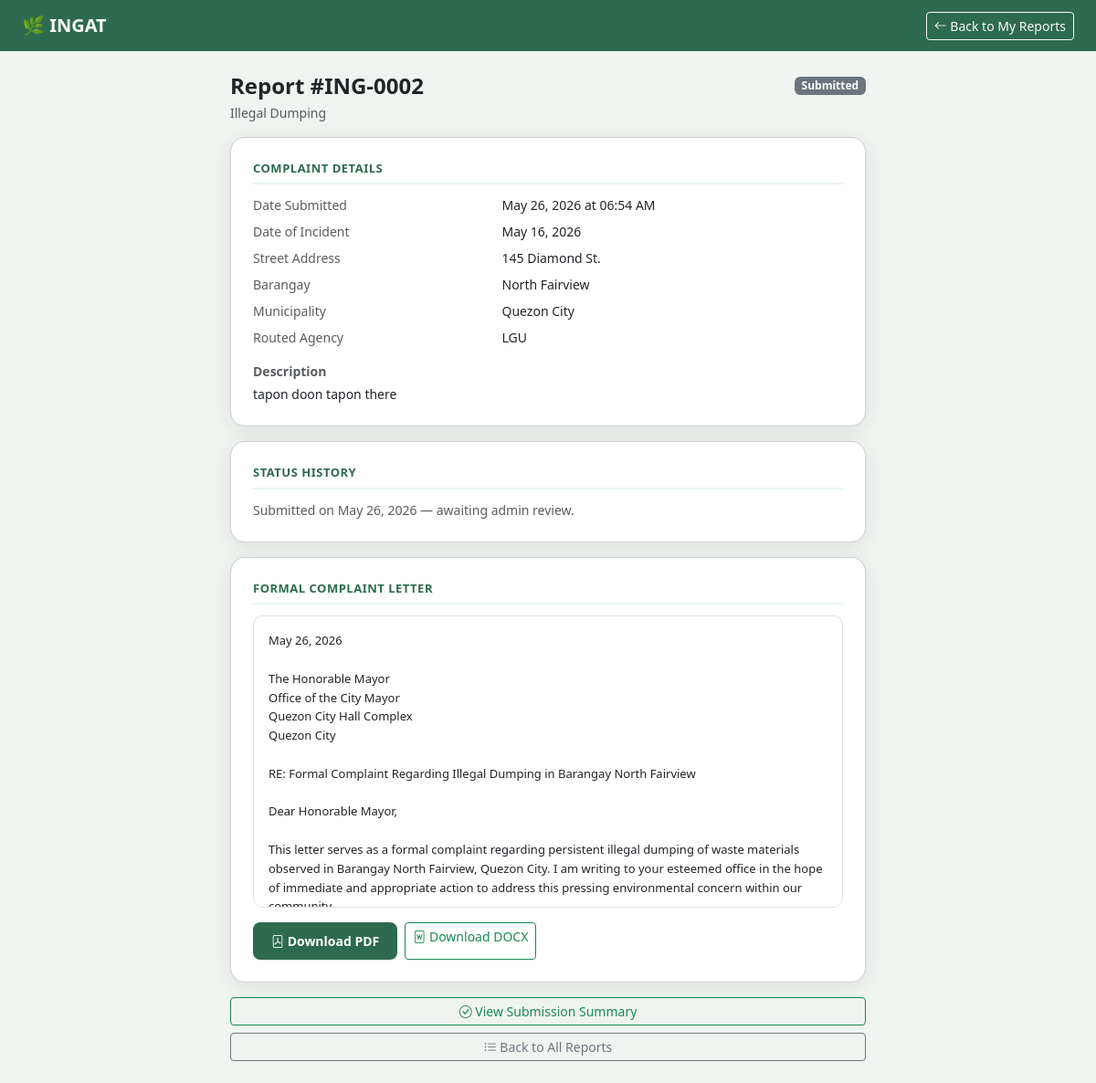
The app's page /user/my-reports/2 (signed in) with its own data.
### models.py (models this page shows)
class Complaint(db.Model):
    __tablename__ = 'complaints'
    id = db.Column(db.Integer, primary_key=True)
    user_id = db.Column(db.Integer, db.ForeignKey('users.id'), nullable=False)
    agency_id = db.Column(db.Integer, db.ForeignKey('agencies.id'), nullable=True)
    violation_type = db.Column(db.String(100), nullable=False)
    street_address = db.Column(db.String(255), nullable=False)
    barangay = db.Column(db.String(100), nullable=False)
    municipality = db.Column(db.String(100), nullable=False)
    date_incident = db.Column(db.Date, nullable=False)
    description = db.Column(db.Text, nullable=False)
    photo_path = db.Column(db.String(255), nullable=True)
    generated_letter = db.Column(db.Text, nullable=True)
    letter_generated = db.Column(db.Boolean, default=False)
    status = db.Column(db.String(50), default='Submitted')
    created_at = db.Column(db.DateTime, default=datetime.utcnow)
    status_history = db.relationship('StatusHistory', backref='complaint', lazy=True)

class Agency(db.Model):
    __tablename__ = 'agencies'
    id = db.Column(db.Integer, primary_key=True)
    agency_name = db.Column(db.String(100), nullable=False)
    contact_email = db.Column(db.String(120), nullable=False)
    contact_number = db.Column(db.String(11), nullable=False)
    violation_types = db.Column(db.String(255), nullable=False)
    status = db.Column(db.String(20), default='active')
    created_at = db.Column(db.DateTime, default=datetime.utcnow)
    complaints = db.relationship('Complaint', backref='agency', lazy=True)

### routes/user_routes.py (the view)
@user_bp.route('/my-reports/<int:complaint_id>')
@member_required
def report_detail(complaint_id):
    from models import Complaint
    complaint = Complaint.query.get_or_404(complaint_id)
    if complaint.user_id != current_user.id:
        abort(403)
    status_history = sorted(
        complaint.status_history,
        key=lambda entry: entry.updated_at,
        reverse=True,
    )
    return render_template(
        'user/report_detail.html',
        complaint=complaint,
        status_history=status_history,
        photo_url=_complaint_photo_url(complaint),
    )

### routes/auth.py (called while the page is built)
def member_required(fn):
    @login_required
    @wraps(fn)
    def wrapper(*args, **kwargs):
        from models import AdminUser, User
        if isinstance(current_user, AdminUser):
            return redirect(url_for('admin.dashboard'))
        if not isinstance(current_user, User):
            flash('Please log in to continue.', 'danger')
            return redirect(url_for('user.user_login'))
        return fn(*args, **kwargs)
    return wrapper

### routes/user_routes.py (called while the page is built)
def _complaint_photo_url(complaint):
    if not complaint.photo_path:
        return None
    path = complaint.photo_path.replace('\\', '/')
    if path.startswith('static/'):
        path = path[len('static/'):]
    return url_for('static', filename=path)

### templates/user/report_detail.html (shortened to what this page needs)
<!DOCTYPE html>
<html lang="en">
<head>
    <link href="https://cdn.jsdelivr.net/npm/bootstrap@5.3.0/dist/css/bootstrap.min.css" rel="stylesheet">
    <link href="https://cdn.jsdelivr.net/npm/bootstrap-icons@1.10.5/font/bootstrap-icons.css" rel="stylesheet">
</head>
<body>
<nav class="navbar navbar-dark navbar-ingat px-4 py-2">
    <span class="navbar-brand fw-bold">🌿 INGAT</span>
    <a href="{{ url_for('user.my_reports') }}" class="btn btn-outline-light btn-sm">
        <i class="bi bi-arrow-left"></i> Back to My Reports
    </a>
</nav>
<div class="container py-4" style="max-width: 720px;">
    <div class="d-flex justify-content-between align-items-start mb-3">
        <div>
            <h4 class="fw-bold mb-1">Report #ING-{{ '%04d' % complaint.id }}</h4>
            <p class="text-muted small mb-0">{{ complaint.violation_type }}</p>
        </div>
        <div>
            {% if complaint.status == 'Submitted' %}
                <span class="badge badge-submitted">{{ complaint.status }}</span>
            {% elif complaint.status == 'Under Review' %}
                <span class="badge badge-review">{{ complaint.status }}</span>
            {% elif complaint.status == 'Forwarded to Agency' %}
                <span class="badge badge-forwarded">Forwarded to Agency</span>
            {% elif complaint.status == 'Resolved' %}
                <span class="badge badge-resolved">{{ complaint.status }}</span>
            {% else %}
                <span class="badge bg-secondary">{{ complaint.status }}</span>
            {% endif %}
        </div>
    </div>
    <div class="card p-4 mb-3">
        <div class="section-title">Complaint Details</div>
        <div class="row small g-2">
            <div class="col-5 text-muted">Date Submitted</div>
            <div class="col-7">{{ complaint.created_at.strftime('%B %d, %Y at %I:%M %p') }}</div>
            <div class="col-5 text-muted">Date of Incident</div>
            <div class="col-7">{{ complaint.date_incident.strftime('%B %d, %Y') }}</div>
            <div class="col-5 text-muted">Street Address</div>
            <div class="col-7">{{ complaint.street_address }}</div>
            <div class="col-5 text-muted">Barangay</div>
            <div class="col-7">{{ complaint.barangay }}</div>
            <div class="col-5 text-muted">Municipality</div>
            <div class="col-7">{{ complaint.municipality }}</div>
            {% if complaint.agency %}
            <div class="col-5 text-muted">Routed Agency</div>
            <div class="col-7">{{ complaint.agency.agency_name }}</div>
            {% endif %}
        </div>
        <div class="mt-3">
            <p class="small fw-semibold text-muted mb-1">Description</p>
            <p class="small mb-0">{{ complaint.description }}</p>
        </div>
    </div>
    {% if status_history %}
    <div class="card p-4 mb-3">
        <div class="section-title">Status History</div>
        {% for entry in status_history %}
        <div class="timeline-item">
            <p class="small fw-semibold mb-0">{{ entry.new_status }}</p>
            <p class="small text-muted mb-0">{{ entry.updated_at.strftime('%B %d, %Y at %I:%M %p') }}</p>
            {% if entry.remarks %}
            <p class="small mb-0 mt-1">{{ entry.remarks }}</p>
            {% endif %}
        </div>
        {% endfor %}
    </div>
    {% else %}
    <div class="card p-4 mb-3">
        <div class="section-title">Status History</div>
        <p class="small text-muted mb-0">
            Submitted on {{ complaint.created_at.strftime('%B %d, %Y') }} — awaiting admin review.
        </p>
    </div>
    {% endif %}
    {% if complaint.letter_generated and complaint.generated_letter %}
    <div class="card p-4 mb-3">
        <div class="section-title">Formal Complaint Letter</div>
        <div class="letter-preview mb-3">{{ complaint.generated_letter }}</div>
        <div class="d-flex flex-wrap gap-2">
            <a href="{{ url_for('user.download_letter_pdf', complaint_id=complaint.id) }}"
               class="btn btn-ingat btn-sm">
                <i class="bi bi-file-pdf"></i> Download PDF
            </a>
            <a href="{{ url_for('user.download_letter_docx', complaint_id=complaint.id) }}"
               class="btn btn-outline-success btn-sm">
                <i class="bi bi-file-word"></i> Download DOCX
            </a>
        </div>
    </div>
    {% endif %}
    <div class="d-grid gap-2">
        <a href="{{ url_for('user.complaint_submitted', complaint_id=complaint.id) }}"
           class="btn btn-outline-success btn-sm">
            <i class="bi bi-check-circle"></i> View Submission Summary
        </a>
        <a href="{{ url_for('user.my_reports') }}" class="btn btn-outline-secondary btn-sm">
            <i class="bi bi-list-ul"></i> Back to All Reports
        </a>
    </div>
</div>
</body>
</html>

### templates/user/report_detail.html (style rules this page uses)
body { background-color: #f0f4f0; font-family: 'Segoe UI', sans-serif; }
.navbar-ingat { background-color: #2D6A4F; }
.card { border-radius: 16px; box-shadow: 0 4px 24px rgba(0,0,0,0.08); }
.btn-ingat { background-color: #2D6A4F; color: white; border: none; border-radius: 8px; padding: 10px 20px; font-weight: 600; }
.section-title { font-size: 13px; font-weight: 700; color: #2D6A4F; text-transform: uppercase; letter-spacing: 0.5px; margin-bottom: 12px; padding-bottom: 6px; border-bottom: 2px solid #e8f4ee; }
.letter-preview { background: #fff; border: 1px solid #dee2e6; border-radius: 10px; padding: 16px; max-height: 320px; overflow-y: auto; font-size: 13px; line-height: 1.6; white-space: pre-wrap; }
.badge-submitted { background: #6c757d; }

### records on screen
Complaint: id "0002", violation_type "Illegal Dumping", status "Submitted", created_at "May 26, 2026 at 06:54 AM", date_incident "May 16, 2026", street_address "145 Diamond St.", barangay "North Fairview", municipality "Quezon City", description "tapon doon tapon there", created_at "May 26, 2026", generated_letter "May 26, 2026 The Honorable Mayor Office of the City Mayor Quezon City Hall Complex Quezon City RE: Formal Complaint Regarding Illegal Dumping in Barangay North Fairview Dear Honorable Mayor, This letter serves as a formal complaint regarding persistent illegal dumping of waste materials observed in Barangay North Fairview, Quezon City. I am writing to your esteemed office in the hope of immediate and appropriate action to address this pressing environmental concern within our…"
Agency: agency.agency_name "LGU"
